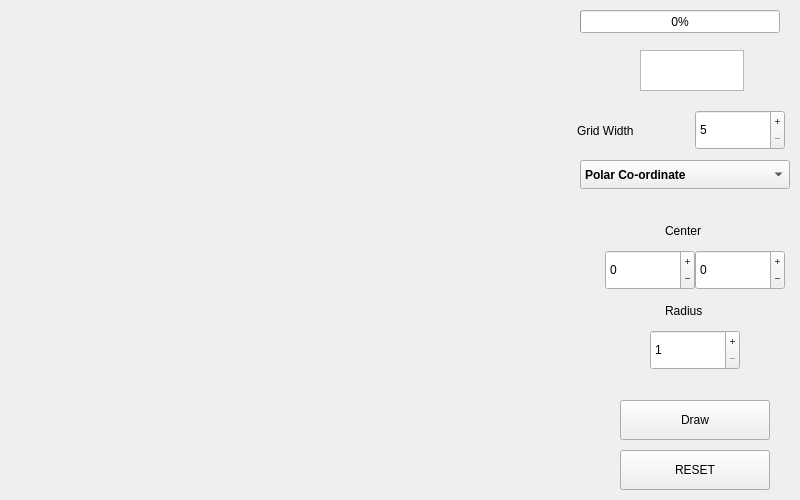
<?xml version="1.0" encoding="UTF-8"?>
<ui version="4.0">
 <class>CirclesMainWidget</class>
 <widget class="QWidget" name="CirclesMainWidget">
  <property name="geometry">
   <rect>
    <x>0</x>
    <y>0</y>
    <width>800</width>
    <height>500</height>
   </rect>
  </property>
  <property name="windowTitle">
   <string>Form</string>
  </property>
  <widget class="QComboBox" name="algoSelector">
   <property name="geometry">
    <rect>
     <x>580</x>
     <y>160</y>
     <width>210</width>
     <height>29</height>
    </rect>
   </property>
   <property name="font">
    <font>
     <weight>75</weight>
     <bold>true</bold>
    </font>
   </property>
   <item>
    <property name="text">
     <string>Polar Co-ordinate</string>
    </property>
   </item>
   <item>
    <property name="text">
     <string>Bresenham's Midpoint</string>
    </property>
   </item>
   <item>
    <property name="text">
     <string>Cartesian</string>
    </property>
   </item>
   <item>
    <property name="text">
     <string>Midpoint</string>
    </property>
   </item>
  </widget>
  <widget class="QStackedWidget" name="stackedWidget">
   <property name="geometry">
    <rect>
     <x>50</x>
     <y>10</y>
     <width>479</width>
     <height>479</height>
    </rect>
   </property>
   <widget class="PolarCircleWidget" name="page_0"/>
   <widget class="BresenhamMidpointCircleWidget" name="page_1"/>
   <widget class="CartesianCircleWidget" name="page_2"/>
   <widget class="MidpointCircleWidget" name="page_3"/>
  </widget>
  <widget class="QSpinBox" name="cx">
   <property name="geometry">
    <rect>
     <x>605</x>
     <y>250</y>
     <width>90</width>
     <height>40</height>
    </rect>
   </property>
   <property name="buttonSymbols">
    <enum>QAbstractSpinBox::PlusMinus</enum>
   </property>
   <property name="minimum">
    <number>-48</number>
   </property>
   <property name="maximum">
    <number>47</number>
   </property>
  </widget>
  <widget class="QSpinBox" name="cy">
   <property name="geometry">
    <rect>
     <x>695</x>
     <y>250</y>
     <width>90</width>
     <height>40</height>
    </rect>
   </property>
   <property name="buttonSymbols">
    <enum>QAbstractSpinBox::PlusMinus</enum>
   </property>
   <property name="minimum">
    <number>-48</number>
   </property>
   <property name="maximum">
    <number>47</number>
   </property>
  </widget>
  <widget class="QSpinBox" name="r">
   <property name="geometry">
    <rect>
     <x>650</x>
     <y>330</y>
     <width>90</width>
     <height>40</height>
    </rect>
   </property>
   <property name="buttonSymbols">
    <enum>QAbstractSpinBox::PlusMinus</enum>
   </property>
   <property name="minimum">
    <number>1</number>
   </property>
   <property name="maximum">
    <number>47</number>
   </property>
  </widget>
  <widget class="QSpinBox" name="gridWidth">
   <property name="geometry">
    <rect>
     <x>695</x>
     <y>110</y>
     <width>90</width>
     <height>40</height>
    </rect>
   </property>
   <property name="buttonSymbols">
    <enum>QAbstractSpinBox::PlusMinus</enum>
   </property>
   <property name="minimum">
    <number>5</number>
   </property>
   <property name="maximum">
    <number>25</number>
   </property>
  </widget>
  <widget class="QPushButton" name="drawButton">
   <property name="geometry">
    <rect>
     <x>620</x>
     <y>400</y>
     <width>150</width>
     <height>40</height>
    </rect>
   </property>
   <property name="cursor">
    <cursorShape>PointingHandCursor</cursorShape>
   </property>
   <property name="text">
    <string>Draw</string>
   </property>
  </widget>
  <widget class="QPushButton" name="resetButton">
   <property name="geometry">
    <rect>
     <x>620</x>
     <y>450</y>
     <width>150</width>
     <height>40</height>
    </rect>
   </property>
   <property name="cursor">
    <cursorShape>PointingHandCursor</cursorShape>
   </property>
   <property name="text">
    <string>RESET</string>
   </property>
  </widget>
  <widget class="QLabel" name="label">
   <property name="geometry">
    <rect>
     <x>577</x>
     <y>120</y>
     <width>101</width>
     <height>21</height>
    </rect>
   </property>
   <property name="text">
    <string>Grid Width</string>
   </property>
  </widget>
  <widget class="QTextEdit" name="timeDisplay">
   <property name="geometry">
    <rect>
     <x>640</x>
     <y>50</y>
     <width>104</width>
     <height>41</height>
    </rect>
   </property>
   <property name="font">
    <font>
     <weight>75</weight>
     <bold>true</bold>
    </font>
   </property>
   <property name="cursor" stdset="0">
    <cursorShape>ForbiddenCursor</cursorShape>
   </property>
   <property name="mouseTracking">
    <bool>false</bool>
   </property>
   <property name="verticalScrollBarPolicy">
    <enum>Qt::ScrollBarAlwaysOff</enum>
   </property>
   <property name="horizontalScrollBarPolicy">
    <enum>Qt::ScrollBarAlwaysOff</enum>
   </property>
   <property name="readOnly">
    <bool>true</bool>
   </property>
  </widget>
  <widget class="QLabel" name="label_2">
   <property name="geometry">
    <rect>
     <x>665</x>
     <y>220</y>
     <width>63</width>
     <height>21</height>
    </rect>
   </property>
   <property name="text">
    <string>Center</string>
   </property>
  </widget>
  <widget class="QLabel" name="label_3">
   <property name="geometry">
    <rect>
     <x>665</x>
     <y>300</y>
     <width>51</width>
     <height>21</height>
    </rect>
   </property>
   <property name="text">
    <string>Radius</string>
   </property>
  </widget>
  <widget class="QProgressBar" name="progressBar">
   <property name="geometry">
    <rect>
     <x>580</x>
     <y>10</y>
     <width>200</width>
     <height>23</height>
    </rect>
   </property>
   <property name="value">
    <number>0</number>
   </property>
  </widget>
 </widget>
 <customwidgets>
  <customwidget>
   <class>PolarCircleWidget</class>
   <extends>QWidget</extends>
   <header>circles/polarcirclewidget.h</header>
   <container>1</container>
  </customwidget>
  <customwidget>
   <class>BresenhamMidpointCircleWidget</class>
   <extends>QWidget</extends>
   <header>circles/bresenhammidpointcirclewidget.h</header>
   <container>1</container>
  </customwidget>
  <customwidget>
   <class>CartesianCircleWidget</class>
   <extends>QWidget</extends>
   <header>circles/cartesiancirclewidget.h</header>
   <container>1</container>
  </customwidget>
  <customwidget>
   <class>MidpointCircleWidget</class>
   <extends>QWidget</extends>
   <header>circles/midpointcirclewidget.h</header>
   <container>1</container>
  </customwidget>
 </customwidgets>
 <tabstops>
  <tabstop>gridWidth</tabstop>
  <tabstop>algoSelector</tabstop>
  <tabstop>cx</tabstop>
  <tabstop>cy</tabstop>
  <tabstop>r</tabstop>
  <tabstop>drawButton</tabstop>
  <tabstop>timeDisplay</tabstop>
  <tabstop>resetButton</tabstop>
 </tabstops>
 <resources/>
 <connections/>
</ui>
